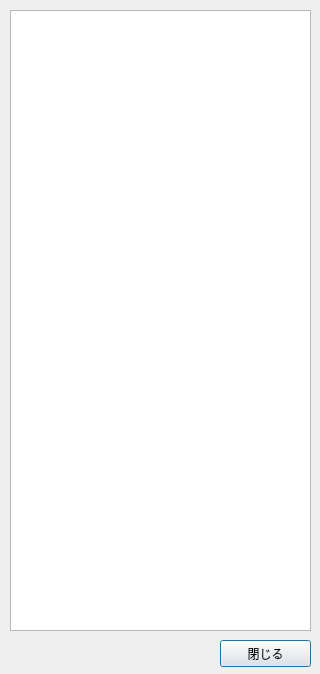
<?xml version="1.0" encoding="UTF-8"?>
<ui version="4.0">
 <class>ShowWaypointClass</class>
 <widget class="QDialog" name="ShowWaypointClass">
  <property name="geometry">
   <rect>
    <x>0</x>
    <y>0</y>
    <width>320</width>
    <height>674</height>
   </rect>
  </property>
  <property name="windowTitle">
   <string>Waypoints</string>
  </property>
  <widget class="QTextBrowser" name="textBrowser">
   <property name="geometry">
    <rect>
     <x>10</x>
     <y>10</y>
     <width>301</width>
     <height>621</height>
    </rect>
   </property>
  </widget>
  <widget class="QPushButton" name="pushButton">
   <property name="geometry">
    <rect>
     <x>220</x>
     <y>640</y>
     <width>91</width>
     <height>27</height>
    </rect>
   </property>
   <property name="text">
    <string>閉じる</string>
   </property>
  </widget>
 </widget>
 <resources/>
 <connections/>
</ui>
